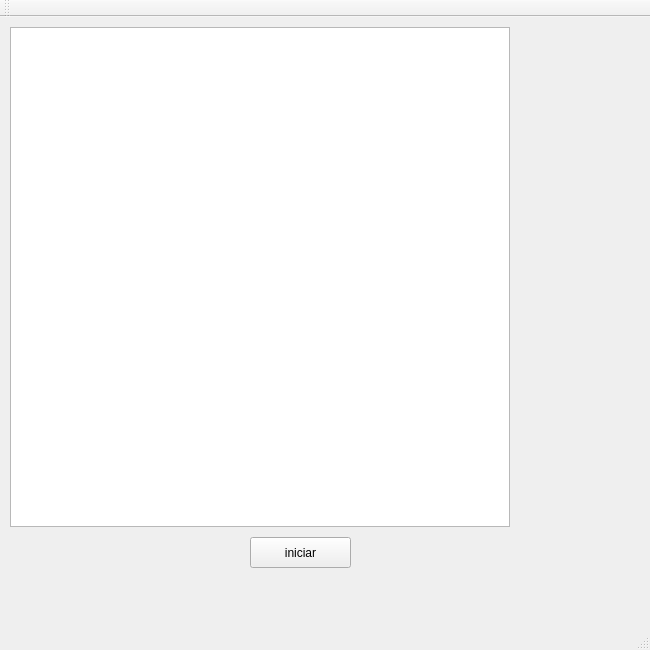
<?xml version="1.0" encoding="UTF-8"?>
<ui version="4.0">
 <class>MainWindow</class>
 <widget class="QMainWindow" name="MainWindow">
  <property name="geometry">
   <rect>
    <x>0</x>
    <y>0</y>
    <width>650</width>
    <height>650</height>
   </rect>
  </property>
  <property name="windowTitle">
   <string>MainWindow</string>
  </property>
  <widget class="QWidget" name="centralWidget">
   <widget class="QGraphicsView" name="fondo">
    <property name="geometry">
     <rect>
      <x>10</x>
      <y>10</y>
      <width>500</width>
      <height>500</height>
     </rect>
    </property>
   </widget>
   <widget class="QPushButton" name="boton">
    <property name="geometry">
     <rect>
      <x>250</x>
      <y>520</y>
      <width>101</width>
      <height>31</height>
     </rect>
    </property>
    <property name="text">
     <string>iniciar</string>
    </property>
   </widget>
  </widget>
  <widget class="QMenuBar" name="menuBar">
   <property name="geometry">
    <rect>
     <x>0</x>
     <y>0</y>
     <width>650</width>
     <height>21</height>
    </rect>
   </property>
  </widget>
  <widget class="QToolBar" name="mainToolBar">
   <attribute name="toolBarArea">
    <enum>TopToolBarArea</enum>
   </attribute>
   <attribute name="toolBarBreak">
    <bool>false</bool>
   </attribute>
  </widget>
  <widget class="QStatusBar" name="statusBar"/>
 </widget>
 <layoutdefault spacing="6" margin="11"/>
 <resources/>
 <connections/>
</ui>
